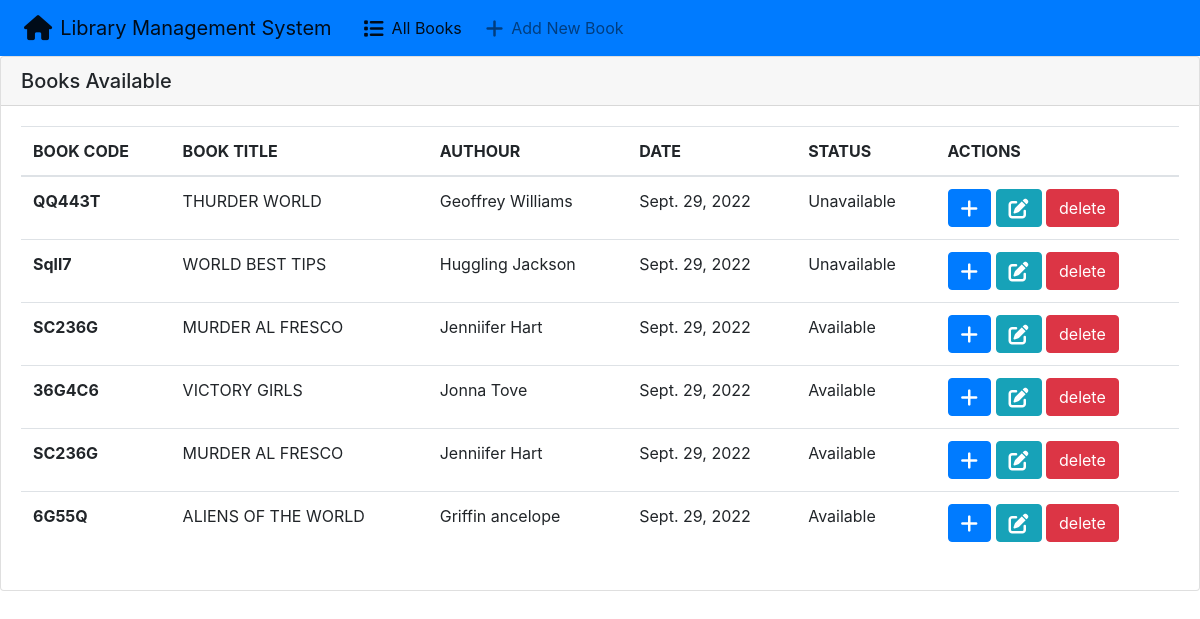
The page / on the database its author committed.
### books/models.py (models this page shows, shortened)
class Book(models.Model):
    book_code = models.CharField(max_length=50)
    book_name = models.CharField(max_length=150)
    author_name = models.CharField(max_length=150)
    date = models.DateField()
    status = models.CharField(max_length=50)

### books/views.py (the view)
# urls.py: path('', views.index, name='index'),
def index(request):
    context = {
        'books':Book.objects.all()
    }
    return render(request, 'books/index.html', context)

### books/templates/books/index.html (shortened to what this page needs)
{% extends 'books/base.html'%}
{% block content %}
{% if books %}
<div class="card">
    <h5 class="card-header">Books Available</h5>
    <div class="card-body">
        <table class="table table-hover">
            <thead>
              <tr>
                <th scope="col">BOOK CODE</th>
                <th scope="col">BOOK TITLE</th>
                <th scope="col">AUTHOUR</th>
                <th scope="col">DATE</th>
                <th scope="col">STATUS</th>
                <th scope="col">ACTIONS</th>
              </tr>
            </thead>
            <tbody>
                {% for book in books %}
              <tr>
                <th scope="row">{{book.book_code}}</th>
                <td>{{book.book_name }}</td>
                <td>{{book.author_name}}</td>
                <td>{{ book.date }}</td>
                <td>{{ book.status }}</td>
                <td>
                <a href="{% url 'add_books' %}" class="btn btn-primary"><i class="fa-solid fa-plus fa-lg"></i></a>
                  <a href="{% url 'update' book.id %}" class="btn btn-info"><i class="fa-solid fa-pen-to-square fa-lg"></i></i></a>
                  <a href="{%url 'delete' book.id %}" class="btn btn-danger">delete</a>
                </td>
              </tr>
                {% endfor %}
            </tbody>
          </table>
    </div>
  </div>
  {% endif %}
{% endblock content %}

### books/templates/books/base.html (shortened to what this page needs)
<!DOCTYPE html>
<html lang="en">
<head>
    <link rel="stylesheet" href="https://cdnjs.cloudflare.com/ajax/libs/font-awesome/6.2.0/css/all.min.css" />
    <link rel="stylesheet" href="https://cdn.jsdelivr.net/npm/bootstrap@4.3.1/dist/css/bootstrap.min.css">
</head>
<body>
    <nav class="navbar navbar-expand-lg navbar-light bg-primary">
        <a class="navbar-brand" href="{% url 'index' %}"><i class="fa-solid fa-house fa-lg mx-2"></i>Library Management System</a>
        <div class="collapse navbar-collapse" id="navbarNav">
          <ul class="navbar-nav">
            <li class="nav-item active">
              <a class="nav-link" href="{% url 'index' %}"><i class="fa-solid fa-list fa-lg mx-2"></i>All Books <span class="sr-only">(current)</span></a>
            </li>
            <li class="nav-item">
              <a class="nav-link" href="{% url 'add_books' %}"><i class="fa-solid fa-plus fa-lg mx-2"></i>Add New Book</a>
            </li>
          </ul>
        </div>
      </nav>
      {% block content %}
      {% endblock content%}
</body>
</html>

### books/templates/books/base.html (style rules this page uses)
body { font-family: -apple-system, BlinkMacSystemFont, 'Segoe UI', Roboto, Oxygen, Ubuntu, Cantarell, 'Open Sans', 'Helvetica Neue', sans-serif; }

### rows shown on the page
Book: book_code "QQ443T", book_name "THURDER WORLD", author_name "Geoffrey Williams", date "Sept. 29, 2022", status "Unavailable"
Book: book_code "Sqll7", book_name "WORLD BEST TIPS", author_name "Huggling Jackson", date "Sept. 29, 2022", status "Unavailable"
Book: book_code "SC236G", book_name "MURDER AL FRESCO", author_name "Jenniifer Hart", date "Sept. 29, 2022", status "Available"
Book: book_code "36G4C6", book_name "VICTORY GIRLS", author_name "Jonna Tove", date "Sept. 29, 2022", status "Available"
Book: book_code "SC236G", book_name "MURDER AL FRESCO", author_name "Jenniifer Hart", date "Sept. 29, 2022", status "Available"
Book: book_code "6G55Q", book_name "ALIENS OF THE WORLD", author_name "Griffin ancelope", date "Sept. 29, 2022", status "Available"
